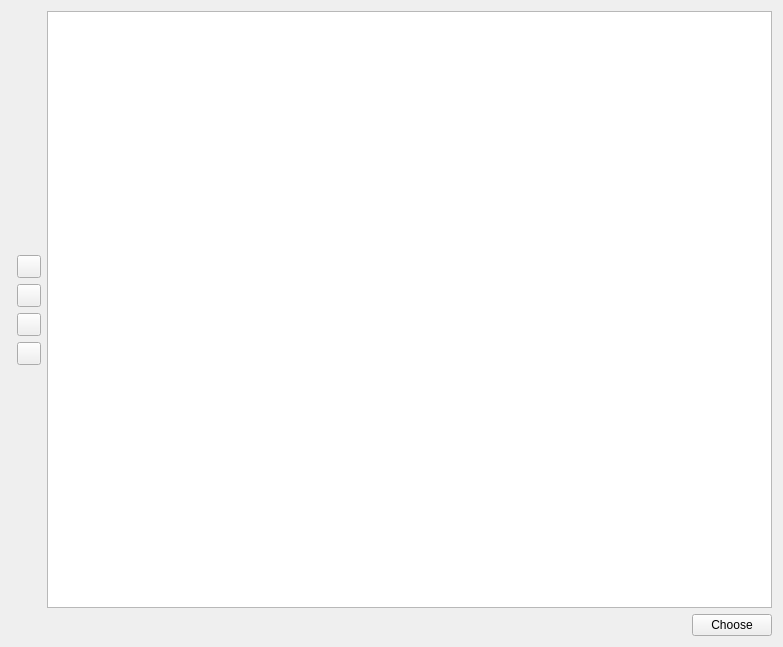
<?xml version="1.0" encoding="UTF-8"?>
<ui version="4.0">
 <class>CharacterChooser</class>
 <widget class="QWidget" name="CharacterChooser">
  <property name="geometry">
   <rect>
    <x>0</x>
    <y>0</y>
    <width>783</width>
    <height>647</height>
   </rect>
  </property>
  <property name="windowTitle">
   <string>Form</string>
  </property>
  <layout class="QVBoxLayout" name="verticalLayout">
   <item>
    <layout class="QHBoxLayout" name="horizontalLayout">
     <item>
      <widget class="KanjiSelector" name="kanjiSelector" native="true"/>
     </item>
     <item>
      <layout class="QVBoxLayout" name="verticalLayout_2">
       <item>
        <spacer name="verticalSpacer">
         <property name="orientation">
          <enum>Qt::Vertical</enum>
         </property>
         <property name="sizeHint" stdset="0">
          <size>
           <width>20</width>
           <height>40</height>
          </size>
         </property>
        </spacer>
       </item>
       <item>
        <widget class="QToolButton" name="addOneCharButton">
         <property name="text">
          <string/>
         </property>
         <property name="icon">
          <iconset resource="../resource/chishiki.qrc">
           <normaloff>:/images/glyph/add-grey.svg</normaloff>
           <normalon>:/images/glyph/add-white.svg</normalon>:/images/glyph/add-grey.svg</iconset>
         </property>
        </widget>
       </item>
       <item>
        <widget class="QToolButton" name="addAllCharssButton">
         <property name="text">
          <string/>
         </property>
         <property name="icon">
          <iconset resource="../resource/chishiki.qrc">
           <normaloff>:/images/glyph/addAll-grey.svg</normaloff>
           <normalon>:/images/glyph/addAll-white.svg</normalon>:/images/glyph/addAll-grey.svg</iconset>
         </property>
        </widget>
       </item>
       <item>
        <widget class="QToolButton" name="removeAllCharsButton">
         <property name="text">
          <string/>
         </property>
         <property name="icon">
          <iconset resource="../resource/chishiki.qrc">
           <normaloff>:/images/glyph/removeAll-grey.svg</normaloff>
           <normalon>:/images/glyph/removeAll-white.svg</normalon>:/images/glyph/removeAll-grey.svg</iconset>
         </property>
        </widget>
       </item>
       <item>
        <widget class="QToolButton" name="removeOneCharButton">
         <property name="text">
          <string/>
         </property>
         <property name="icon">
          <iconset resource="../resource/chishiki.qrc">
           <normaloff>:/images/glyph/remove-grey.svg</normaloff>
           <normalon>:/images/glyph/remove-white.svg</normalon>:/images/glyph/remove-grey.svg</iconset>
         </property>
        </widget>
       </item>
       <item>
        <spacer name="verticalSpacer_2">
         <property name="orientation">
          <enum>Qt::Vertical</enum>
         </property>
         <property name="sizeHint" stdset="0">
          <size>
           <width>20</width>
           <height>40</height>
          </size>
         </property>
        </spacer>
       </item>
      </layout>
     </item>
     <item>
      <widget class="QTableWidget" name="tableWidget"/>
     </item>
    </layout>
   </item>
   <item>
    <layout class="QHBoxLayout" name="horizontalLayout_2">
     <item>
      <spacer name="horizontalSpacer">
       <property name="orientation">
        <enum>Qt::Horizontal</enum>
       </property>
       <property name="sizeHint" stdset="0">
        <size>
         <width>40</width>
         <height>20</height>
        </size>
       </property>
      </spacer>
     </item>
     <item>
      <widget class="QPushButton" name="pushButton_2">
       <property name="text">
        <string>Choose</string>
       </property>
      </widget>
     </item>
    </layout>
   </item>
  </layout>
 </widget>
 <customwidgets>
  <customwidget>
   <class>KanjiSelector</class>
   <extends>QWidget</extends>
   <header>include/widget/kanjiselector.h</header>
   <container>1</container>
  </customwidget>
 </customwidgets>
 <resources>
  <include location="../resource/chishiki.qrc"/>
 </resources>
 <connections/>
 <slots>
  <signal>returnToHome()</signal>
 </slots>
</ui>
